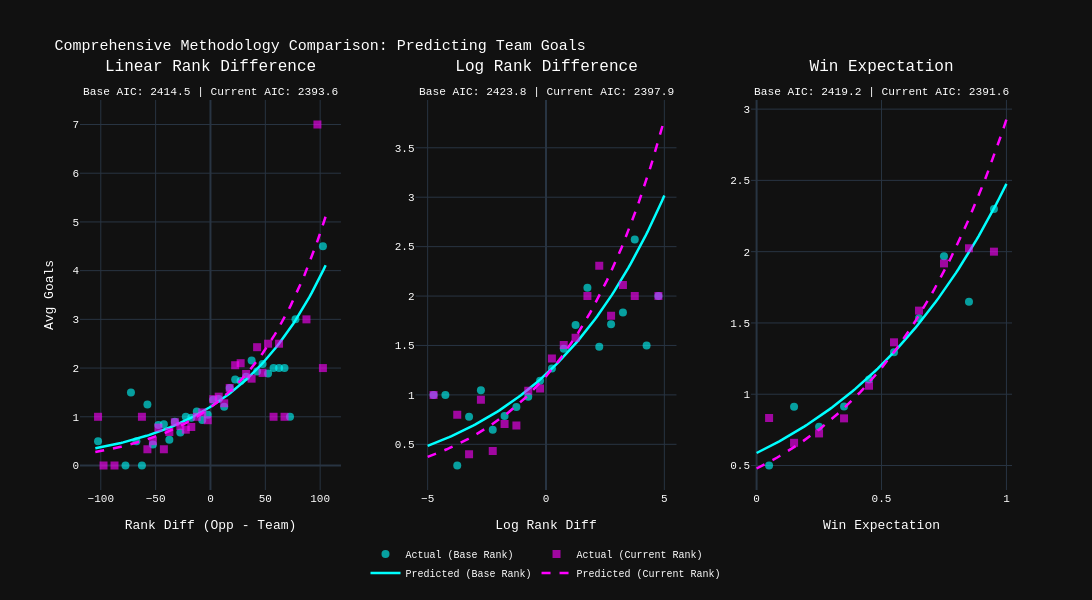

Notebook code cell kept with this figure:
### Code cell
# Comprehensive comparison of all methodologies
import plotly.graph_objects as go

# Calculate all features
df_comparison = df_rv.copy()

# 1. Linear rank differences (already have these)
df_comparison['rank_diff'] = df_comparison['opp_rank'] - df_comparison['rank']
df_comparison['cur_rank_diff'] = df_comparison['opp_cur_rank'] - df_comparison['cur_rank']

# 2. Log rank differences
df_comparison['log_rank_diff'] = np.log(df_comparison['opp_rank']) - np.log(df_comparison['rank'])
df_comparison['log_cur_rank_diff'] = np.log(df_comparison['opp_cur_rank']) - np.log(df_comparison['cur_rank'])

# 3. Win expectation formulas
df_comparison['win_exp_base'] = 1 / (1 + (df_comparison['rank'] / df_comparison['opp_rank'])**0.625)
df_comparison['win_exp_cur'] = 1 / (1 + (df_comparison['cur_rank'] / df_comparison['opp_cur_rank'])**0.625)

# Fit Poisson regression models for all 6 approaches
y = df_comparison['score']

# 1. Linear rank differences
X1_base = sm.add_constant(df_comparison[['rank_diff']])
X1_cur = sm.add_constant(df_comparison[['cur_rank_diff']])
model1_base = sm.GLM(y, X1_base, family=sm.families.Poisson()).fit()
model1_cur = sm.GLM(y, X1_cur, family=sm.families.Poisson()).fit()

# 2. Log rank differences
X2_base = sm.add_constant(df_comparison[['log_rank_diff']])
X2_cur = sm.add_constant(df_comparison[['log_cur_rank_diff']])
model2_base = sm.GLM(y, X2_base, family=sm.families.Poisson()).fit()
model2_cur = sm.GLM(y, X2_cur, family=sm.families.Poisson()).fit()

# 3. Win expectation
X3_base = sm.add_constant(df_comparison[['win_exp_base']])
X3_cur = sm.add_constant(df_comparison[['win_exp_cur']])
model3_base = sm.GLM(y, X3_base, family=sm.families.Poisson()).fit()
model3_cur = sm.GLM(y, X3_cur, family=sm.families.Poisson()).fit()

# Bucketize for cleaner visualization
bucket_size = 5

# For rank_diff approaches, bucket by rank difference
max_rank_diff = max(abs(df_comparison['rank_diff'].min()), abs(df_comparison['rank_diff'].max()),
                     abs(df_comparison['cur_rank_diff'].min()), abs(df_comparison['cur_rank_diff'].max()))
bin_edge = int(np.ceil(max_rank_diff / bucket_size) * bucket_size)
bins_rank = np.arange(-bin_edge, bin_edge + bucket_size, bucket_size)

df_comparison['rank_diff_bucket'] = pd.cut(df_comparison['rank_diff'], bins=bins_rank, right=False)
df_comparison['cur_rank_diff_bucket'] = pd.cut(df_comparison['cur_rank_diff'], bins=bins_rank, right=False)
df_comparison['rank_diff_mid'] = df_comparison['rank_diff_bucket'].apply(lambda x: x.mid if pd.notna(x) else np.nan)
df_comparison['cur_rank_diff_mid'] = df_comparison['cur_rank_diff_bucket'].apply(lambda x: x.mid if pd.notna(x) else np.nan)

# For log rank diff
max_log_diff = max(abs(df_comparison['log_rank_diff'].min()), abs(df_comparison['log_rank_diff'].max()),
                    abs(df_comparison['log_cur_rank_diff'].min()), abs(df_comparison['log_cur_rank_diff'].max()))
bucket_size_log = 0.5
bin_edge_log = int(np.ceil(max_log_diff / bucket_size_log) * bucket_size_log)
bins_log = np.arange(-bin_edge_log, bin_edge_log + bucket_size_log, bucket_size_log)

df_comparison['log_rank_diff_bucket'] = pd.cut(df_comparison['log_rank_diff'], bins=bins_log, right=False)
df_comparison['log_cur_rank_diff_bucket'] = pd.cut(df_comparison['log_cur_rank_diff'], bins=bins_log, right=False)
df_comparison['log_rank_diff_mid'] = df_comparison['log_rank_diff_bucket'].apply(lambda x: x.mid if pd.notna(x) else np.nan)
df_comparison['log_cur_rank_diff_mid'] = df_comparison['log_cur_rank_diff_bucket'].apply(lambda x: x.mid if pd.notna(x) else np.nan)

# For win expectation (0 to 1 range)
bucket_size_win = 0.1
bins_win = np.arange(0, 1.1, bucket_size_win)

df_comparison['win_exp_base_bucket'] = pd.cut(df_comparison['win_exp_base'], bins=bins_win, right=False)
df_comparison['win_exp_cur_bucket'] = pd.cut(df_comparison['win_exp_cur'], bins=bins_win, right=False)
df_comparison['win_exp_base_mid'] = df_comparison['win_exp_base_bucket'].apply(lambda x: x.mid if pd.notna(x) else np.nan)
df_comparison['win_exp_cur_mid'] = df_comparison['win_exp_cur_bucket'].apply(lambda x: x.mid if pd.notna(x) else np.nan)

# Aggregate bucketed data
rank_diff_bucketed = df_comparison.groupby('rank_diff_mid', observed=False)['score'].mean().reset_index().dropna()
cur_rank_diff_bucketed = df_comparison.groupby('cur_rank_diff_mid', observed=False)['score'].mean().reset_index().dropna()
log_rank_diff_bucketed = df_comparison.groupby('log_rank_diff_mid', observed=False)['score'].mean().reset_index().dropna()
log_cur_rank_diff_bucketed = df_comparison.groupby('log_cur_rank_diff_mid', observed=False)['score'].mean().reset_index().dropna()
win_exp_base_bucketed = df_comparison.groupby('win_exp_base_mid', observed=False)['score'].mean().reset_index().dropna()
win_exp_cur_bucketed = df_comparison.groupby('win_exp_cur_mid', observed=False)['score'].mean().reset_index().dropna()

# Generate prediction curves
# For rank diff (map to common x-axis)
x_rank_range = np.linspace(-bin_edge, bin_edge, 100)
pred1_base = model1_base.predict(sm.add_constant(pd.DataFrame({'rank_diff': x_rank_range})))
pred1_cur = model1_cur.predict(sm.add_constant(pd.DataFrame({'cur_rank_diff': x_rank_range})))

# For log rank diff  
x_log_range = np.linspace(-bin_edge_log, bin_edge_log, 100)
pred2_base = model2_base.predict(sm.add_constant(pd.DataFrame({'log_rank_diff': x_log_range})))
pred2_cur = model2_cur.predict(sm.add_constant(pd.DataFrame({'log_cur_rank_diff': x_log_range})))

# For win expectation
x_win_range = np.linspace(0, 1, 100)
pred3_base = model3_base.predict(sm.add_constant(pd.DataFrame({'win_exp_base': x_win_range})))
pred3_cur = model3_cur.predict(sm.add_constant(pd.DataFrame({'win_exp_cur': x_win_range})))

# Create comprehensive comparison figure with 3 subplots
from plotly.subplots import make_subplots

fig_comp = make_subplots(
    rows=1, cols=3,
    subplot_titles=(
        f'Linear Rank Difference<br><sub>Base AIC: {model1_base.aic:.1f} | Current AIC: {model1_cur.aic:.1f}</sub>',
        f'Log Rank Difference<br><sub>Base AIC: {model2_base.aic:.1f} | Current AIC: {model2_cur.aic:.1f}</sub>', 
        f'Win Expectation<br><sub>Base AIC: {model3_base.aic:.1f} | Current AIC: {model3_cur.aic:.1f}</sub>'
    ),
    horizontal_spacing=0.08
)

# Subplot 1: Linear Rank Difference
fig_comp.add_trace(go.Scatter(x=rank_diff_bucketed['rank_diff_mid'], y=rank_diff_bucketed['score'],
                               mode='markers', name='Actual (Base Rank)',
                               marker=dict(color='cyan', size=8, opacity=0.6, symbol='circle'),
                               legendgroup='base', showlegend=True), row=1, col=1)
fig_comp.add_trace(go.Scatter(x=x_rank_range, y=pred1_base, mode='lines',
                               name='Predicted (Base Rank)',
                               line=dict(color='cyan', width=2.5), legendgroup='base', showlegend=True), row=1, col=1)

fig_comp.add_trace(go.Scatter(x=cur_rank_diff_bucketed['cur_rank_diff_mid'], y=cur_rank_diff_bucketed['score'],
                               mode='markers', name='Actual (Current Rank)',
                               marker=dict(color='magenta', size=8, opacity=0.6, symbol='square'),
                               legendgroup='cur', showlegend=True), row=1, col=1)
fig_comp.add_trace(go.Scatter(x=x_rank_range, y=pred1_cur, mode='lines',
                               name='Predicted (Current Rank)',
                               line=dict(color='magenta', width=2.5, dash='dash'), legendgroup='cur', showlegend=True), row=1, col=1)

# Subplot 2: Log Rank Difference
fig_comp.add_trace(go.Scatter(x=log_rank_diff_bucketed['log_rank_diff_mid'], y=log_rank_diff_bucketed['score'],
                               mode='markers', name='Actual (Base Rank)',
                               marker=dict(color='cyan', size=8, opacity=0.6, symbol='circle'),
                               legendgroup='base', showlegend=False), row=1, col=2)
fig_comp.add_trace(go.Scatter(x=x_log_range, y=pred2_base, mode='lines',
                               name='Predicted (Base Rank)',
                               line=dict(color='cyan', width=2.5), legendgroup='base', showlegend=False), row=1, col=2)

fig_comp.add_trace(go.Scatter(x=log_cur_rank_diff_bucketed['log_cur_rank_diff_mid'], y=log_cur_rank_diff_bucketed['score'],
                               mode='markers', name='Actual (Current Rank)',
                               marker=dict(color='magenta', size=8, opacity=0.6, symbol='square'),
                               legendgroup='cur', showlegend=False), row=1, col=2)
fig_comp.add_trace(go.Scatter(x=x_log_range, y=pred2_cur, mode='lines',
                               name='Predicted (Current Rank)',
                               line=dict(color='magenta', width=2.5, dash='dash'), legendgroup='cur', showlegend=False), row=1, col=2)

# Subplot 3: Win Expectation
fig_comp.add_trace(go.Scatter(x=win_exp_base_bucketed['win_exp_base_mid'], y=win_exp_base_bucketed['score'],
                               mode='markers', name='Actual (Base Rank)',
                               marker=dict(color='cyan', size=8, opacity=0.6, symbol='circle'),
                               legendgroup='base', showlegend=False), row=1, col=3)
fig_comp.add_trace(go.Scatter(x=x_win_range, y=pred3_base, mode='lines',
                               name='Predicted (Base Rank)',
                               line=dict(color='cyan', width=2.5), legendgroup='base', showlegend=False), row=1, col=3)

fig_comp.add_trace(go.Scatter(x=win_exp_cur_bucketed['win_exp_cur_mid'], y=win_exp_cur_bucketed['score'],
                               mode='markers', name='Actual (Current Rank)',
                               marker=dict(color='magenta', size=8, opacity=0.6, symbol='square'),
                               legendgroup='cur', showlegend=False), row=1, col=3)
fig_comp.add_trace(go.Scatter(x=x_win_range, y=pred3_cur, mode='lines',
                               name='Predicted (Current Rank)',
                               line=dict(color='magenta', width=2.5, dash='dash'), legendgroup='cur', showlegend=False), row=1, col=3)

# Update axes
fig_comp.update_xaxes(title_text="Rank Diff (Opp - Team)", row=1, col=1)
fig_comp.update_xaxes(title_text="Log Rank Diff", row=1, col=2)
fig_comp.update_xaxes(title_text="Win Expectation", row=1, col=3)
fig_comp.update_yaxes(title_text="Avg Goals", row=1, col=1)

# Update layout
fig_comp.update_layout(
    title_text='Comprehensive Methodology Comparison: Predicting Team Goals',
    template='plotly_dark',
    height=600,
    width=1600,
    font=dict(family="Courier New, monospace", size=11, color="white"),
    legend=dict(
        orientation="h",
        yanchor="bottom",
        y=-0.25,
        xanchor="center",
        x=0.5,
        font=dict(size=10)
    ),
    margin=dict(b=100),
    hovermode='x unified'
)

# Print summary statistics
print("="*80)
print("MODEL COMPARISON SUMMARY")
print("="*80)
print("\n1. LINEAR RANK DIFFERENCE")
print(f"   Base Rank:    AIC = {model1_base.aic:.2f}")
print(f"   Current Rank: AIC = {model1_cur.aic:.2f} (Δ = {model1_base.aic - model1_cur.aic:+.2f})")
print("\n2. LOG RANK DIFFERENCE")
print(f"   Base Rank:    AIC = {model2_base.aic:.2f}")
print(f"   Current Rank: AIC = {model2_cur.aic:.2f} (Δ = {model2_base.aic - model2_cur.aic:+.2f})")
print("\n3. WIN EXPECTATION")
print(f"   Base Rank:    AIC = {model3_base.aic:.2f}")
print(f"   Current Rank: AIC = {model3_cur.aic:.2f} (Δ = {model3_base.aic - model3_cur.aic:+.2f})")
print("\n" + "="*80)
print(f"BEST MODEL: ", end="")
all_aics = {
    'Linear Base': model1_base.aic, 'Linear Current': model1_cur.aic,
    'Log Base': model2_base.aic, 'Log Current': model2_cur.aic,
    'WinExp Base': model3_base.aic, 'WinExp Current': model3_cur.aic
}
best_model = min(all_aics, key=all_aics.get)
print(f"{best_model} (AIC = {all_aics[best_model]:.2f})")
print("="*80)

fig_comp.show()

### Figure 1 — Plotly figure (JSON) as saved in the notebook; plotly's stock layout.template omitted (floating-point values rounded to 4 significant figures)
{"data": [{"legendgroup": "base", "marker": {"color": "cyan", "opacity": 0.6, "size": 8, "symbol": "circle"}, "mode": "markers", "name": "Actual (Base Rank)", "showlegend": true, "type": "scatter", "x": [-102.5, -77.5, -72.5, -67.5, -62.5, -57.5, -52.5, -47.5, -42.5, -37.5, -32.5, -27.5, -22.5, -17.5, -12.5, -7.5, -2.5, 2.5, 7.5, 12.5, 17.5, 22.5, 27.5, 32.5, 37.5, 42.5, 47.5, 52.5, 57.5, 62.5, 67.5, 72.5, 77.5, 102.5], "xaxis": "x", "y": [0.5, 0.0, 1.5, 0.5, 0.0, 1.25, 0.4286, 0.8333, 0.8462, 0.5294, 0.9, 0.6757, 1.0, 0.9818, 1.107, 0.9324, 1.042, 1.351, 1.366, 1.206, 1.593, 1.766, 1.737, 1.821, 2.158, 1.929, 2.083, 1.889, 2.0, 2.0, 2.0, 1.0, 3.0, 4.5], "yaxis": "y"}, {"legendgroup": "base", "line": {"color": "cyan", "width": 2.5}, "mode": "lines", "name": "Predicted (Base Rank)", "showlegend": true, "type": "scatter", "x": [-105.0, -102.9, -100.8, -98.64, -96.52, -94.39, -92.27, -90.15, -88.03, -85.91, -83.79, -81.67, -79.55, -77.42, -75.3, -73.18, -71.06, -68.94, -66.82, -64.7, -62.58, -60.45, -58.33, -56.21, -54.09, -51.97, -49.85, -47.73, -45.61, -43.48, -41.36, -39.24, -37.12, -35.0, -32.88, -30.76, -28.64, -26.52, -24.39, -22.27, -20.15, -18.03, -15.91, -13.79, -11.67, -9.545, -7.424, -5.303, -3.182, -1.061, 1.061, 3.182, 5.303, 7.424, 9.545, 11.67, 13.79, 15.91, 18.03, 20.15, 22.27, 24.39, 26.52, 28.64, 30.76, 32.88, 35.0, 37.12, 39.24, 41.36, 43.48, 45.61, 47.73, 49.85, 51.97, 54.09, 56.21, 58.33, 60.45, 62.58, 64.7, 66.82, 68.94, 71.06, 73.18, 75.3, 77.42, 79.55, 81.67, 83.79, 85.91, 88.03, 90.15, 92.27, 94.39, 96.52, 98.64, 100.8, 102.9, 105.0], "xaxis": "x", "y": [0.3531, 0.3619, 0.371, 0.3803, 0.3899, 0.3997, 0.4097, 0.42, 0.4305, 0.4414, 0.4524, 0.4638, 0.4754, 0.4874, 0.4996, 0.5122, 0.525, 0.5382, 0.5517, 0.5656, 0.5798, 0.5943, 0.6092, 0.6245, 0.6402, 0.6563, 0.6727, 0.6896, 0.707, 0.7247, 0.7429, 0.7615, 0.7807, 0.8003, 0.8204, 0.8409, 0.8621, 0.8837, 0.9059, 0.9286, 0.9519, 0.9758, 1.0, 1.025, 1.051, 1.078, 1.105, 1.132, 1.161, 1.19, 1.22, 1.25, 1.282, 1.314, 1.347, 1.381, 1.415, 1.451, 1.487, 1.525, 1.563, 1.602, 1.643, 1.684, 1.726, 1.769, 1.814, 1.859, 1.906, 1.954, 2.003, 2.053, 2.105, 2.158, 2.212, 2.267, 2.324, 2.383, 2.442, 2.504, 2.567, 2.631, 2.697, 2.765, 2.834, 2.905, 2.978, 3.053, 3.13, 3.208, 3.289, 3.371, 3.456, 3.543, 3.632, 3.723, 3.816, 3.912, 4.01, 4.111], "yaxis": "y"}, {"legendgroup": "cur", "marker": {"color": "magenta", "opacity": 0.6, "size": 8, "symbol": "square"}, "mode": "markers", "name": "Actual (Current Rank)", "showlegend": true, "type": "scatter", "x": [-102.5, -97.5, -87.5, -62.5, -57.5, -52.5, -47.5, -42.5, -37.5, -32.5, -27.5, -22.5, -17.5, -12.5, -7.5, -2.5, 2.5, 7.5, 12.5, 17.5, 22.5, 27.5, 32.5, 37.5, 42.5, 47.5, 52.5, 57.5, 62.5, 67.5, 87.5, 97.5, 102.5], "xaxis": "x", "y": [1.0, 0.0, 0.0, 1.0, 0.3333, 0.5, 0.7778, 0.3333, 0.6875, 0.8889, 0.8108, 0.7353, 0.7907, 1.0, 1.09, 0.93, 1.361, 1.413, 1.278, 1.592, 2.059, 2.1, 1.88, 1.783, 2.429, 1.9, 2.5, 1.0, 2.5, 1.0, 3.0, 7.0, 2.0], "yaxis": "y"}, {"legendgroup": "cur", "line": {"color": "magenta", "dash": "dash", "width": 2.5}, "mode": "lines", "name": "Predicted (Current Rank)", "showlegend": true, "type": "scatter", "x": [-105.0, -102.9, -100.8, -98.64, -96.52, -94.39, -92.27, -90.15, -88.03, -85.91, -83.79, -81.67, -79.55, -77.42, -75.3, -73.18, -71.06, -68.94, -66.82, -64.7, -62.58, -60.45, -58.33, -56.21, -54.09, -51.97, -49.85, -47.73, -45.61, -43.48, -41.36, -39.24, -37.12, -35.0, -32.88, -30.76, -28.64, -26.52, -24.39, -22.27, -20.15, -18.03, -15.91, -13.79, -11.67, -9.545, -7.424, -5.303, -3.182, -1.061, 1.061, 3.182, 5.303, 7.424, 9.545, 11.67, 13.79, 15.91, 18.03, 20.15, 22.27, 24.39, 26.52, 28.64, 30.76, 32.88, 35.0, 37.12, 39.24, 41.36, 43.48, 45.61, 47.73, 49.85, 51.97, 54.09, 56.21, 58.33, 60.45, 62.58, 64.7, 66.82, 68.94, 71.06, 73.18, 75.3, 77.42, 79.55, 81.67, 83.79, 85.91, 88.03, 90.15, 92.27, 94.39, 96.52, 98.64, 100.8, 102.9, 105.0], "xaxis": "x", "y": [0.2777, 0.286, 0.2946, 0.3034, 0.3124, 0.3217, 0.3314, 0.3412, 0.3514, 0.3619, 0.3727, 0.3839, 0.3953, 0.4071, 0.4193, 0.4318, 0.4447, 0.458, 0.4716, 0.4857, 0.5002, 0.5152, 0.5306, 0.5464, 0.5627, 0.5795, 0.5968, 0.6146, 0.633, 0.6519, 0.6713, 0.6914, 0.712, 0.7333, 0.7552, 0.7777, 0.801, 0.8249, 0.8495, 0.8749, 0.901, 0.9279, 0.9556, 0.9841, 1.014, 1.044, 1.075, 1.107, 1.14, 1.174, 1.209, 1.245, 1.282, 1.321, 1.36, 1.401, 1.443, 1.486, 1.53, 1.576, 1.623, 1.671, 1.721, 1.773, 1.825, 1.88, 1.936, 1.994, 2.053, 2.115, 2.178, 2.243, 2.31, 2.379, 2.45, 2.523, 2.598, 2.676, 2.756, 2.838, 2.923, 3.01, 3.1, 3.192, 3.288, 3.386, 3.487, 3.591, 3.698, 3.809, 3.923, 4.04, 4.16, 4.285, 4.412, 4.544, 4.68, 4.82, 4.963, 5.112], "yaxis": "y"}, {"legendgroup": "base", "marker": {"color": "cyan", "opacity": 0.6, "size": 8, "symbol": "circle"}, "mode": "markers", "name": "Actual (Base Rank)", "showlegend": false, "type": "scatter", "x": [-4.75, -4.25, -3.75, -3.25, -2.75, -2.25, -1.75, -1.25, -0.75, -0.25, 0.25, 0.75, 1.25, 1.75, 2.25, 2.75, 3.25, 3.75, 4.25, 4.75], "xaxis": "x2", "y": [1.0, 1.0, 0.2857, 0.7778, 1.048, 0.6486, 0.7872, 0.8764, 0.981, 1.144, 1.268, 1.467, 1.708, 2.085, 1.486, 1.714, 1.833, 2.571, 1.5, 2.0], "yaxis": "y2"}, {"legendgroup": "base", "line": {"color": "cyan", "width": 2.5}, "mode": "lines", "name": "Predicted (Base Rank)", "showlegend": false, "type": "scatter", "x": [-5.0, -4.899, -4.798, -4.697, -4.596, -4.495, -4.394, -4.293, -4.192, -4.091, -3.99, -3.889, -3.788, -3.687, -3.586, -3.485, -3.384, -3.283, -3.182, -3.081, -2.98, -2.879, -2.778, -2.677, -2.576, -2.475, -2.374, -2.273, -2.172, -2.071, -1.97, -1.869, -1.768, -1.667, -1.566, -1.465, -1.364, -1.263, -1.162, -1.061, -0.9596, -0.8586, -0.7576, -0.6566, -0.5556, -0.4545, -0.3535, -0.2525, -0.1515, -0.05051, 0.05051, 0.1515, 0.2525, 0.3535, 0.4545, 0.5556, 0.6566, 0.7576, 0.8586, 0.9596, 1.061, 1.162, 1.263, 1.364, 1.465, 1.566, 1.667, 1.768, 1.869, 1.97, 2.071, 2.172, 2.273, 2.374, 2.475, 2.576, 2.677, 2.778, 2.879, 2.98, 3.081, 3.182, 3.283, 3.384, 3.485, 3.586, 3.687, 3.788, 3.889, 3.99, 4.091, 4.192, 4.293, 4.394, 4.495, 4.596, 4.697, 4.798, 4.899, 5.0], "xaxis": "x2", "y": [0.4846, 0.4936, 0.5028, 0.5122, 0.5217, 0.5315, 0.5414, 0.5515, 0.5617, 0.5722, 0.5829, 0.5938, 0.6048, 0.6161, 0.6276, 0.6393, 0.6512, 0.6634, 0.6757, 0.6883, 0.7012, 0.7142, 0.7276, 0.7411, 0.7549, 0.769, 0.7834, 0.798, 0.8128, 0.828, 0.8434, 0.8592, 0.8752, 0.8915, 0.9081, 0.9251, 0.9423, 0.9599, 0.9778, 0.996, 1.015, 1.033, 1.053, 1.072, 1.092, 1.113, 1.133, 1.155, 1.176, 1.198, 1.22, 1.243, 1.266, 1.29, 1.314, 1.339, 1.363, 1.389, 1.415, 1.441, 1.468, 1.495, 1.523, 1.552, 1.581, 1.61, 1.64, 1.671, 1.702, 1.734, 1.766, 1.799, 1.832, 1.867, 1.901, 1.937, 1.973, 2.01, 2.047, 2.085, 2.124, 2.164, 2.204, 2.245, 2.287, 2.33, 2.373, 2.417, 2.463, 2.508, 2.555, 2.603, 2.651, 2.701, 2.751, 2.803, 2.855, 2.908, 2.962, 3.017], "yaxis": "y2"}, {"legendgroup": "cur", "marker": {"color": "magenta", "opacity": 0.6, "size": 8, "symbol": "square"}, "mode": "markers", "name": "Actual (Current Rank)", "showlegend": false, "type": "scatter", "x": [-4.75, -3.75, -3.25, -2.75, -2.25, -1.75, -1.25, -0.75, -0.25, 0.25, 0.75, 1.25, 1.75, 2.25, 2.75, 3.25, 3.75, 4.75], "xaxis": "x2", "y": [1.0, 0.8, 0.4, 0.95, 0.4333, 0.7045, 0.6892, 1.043, 1.065, 1.368, 1.505, 1.579, 2.0, 2.308, 1.8, 2.111, 2.0, 2.0], "yaxis": "y2"}, {"legendgroup": "cur", "line": {"color": "magenta", "dash": "dash", "width": 2.5}, "mode": "lines", "name": "Predicted (Current Rank)", "showlegend": false, "type": "scatter", "x": [-5.0, -4.899, -4.798, -4.697, -4.596, -4.495, -4.394, -4.293, -4.192, -4.091, -3.99, -3.889, -3.788, -3.687, -3.586, -3.485, -3.384, -3.283, -3.182, -3.081, -2.98, -2.879, -2.778, -2.677, -2.576, -2.475, -2.374, -2.273, -2.172, -2.071, -1.97, -1.869, -1.768, -1.667, -1.566, -1.465, -1.364, -1.263, -1.162, -1.061, -0.9596, -0.8586, -0.7576, -0.6566, -0.5556, -0.4545, -0.3535, -0.2525, -0.1515, -0.05051, 0.05051, 0.1515, 0.2525, 0.3535, 0.4545, 0.5556, 0.6566, 0.7576, 0.8586, 0.9596, 1.061, 1.162, 1.263, 1.364, 1.465, 1.566, 1.667, 1.768, 1.869, 1.97, 2.071, 2.172, 2.273, 2.374, 2.475, 2.576, 2.677, 2.778, 2.879, 2.98, 3.081, 3.182, 3.283, 3.384, 3.485, 3.586, 3.687, 3.788, 3.889, 3.99, 4.091, 4.192, 4.293, 4.394, 4.495, 4.596, 4.697, 4.798, 4.899, 5.0], "xaxis": "x2", "y": [0.3731, 0.3819, 0.391, 0.4002, 0.4097, 0.4194, 0.4294, 0.4395, 0.4499, 0.4606, 0.4715, 0.4827, 0.4941, 0.5058, 0.5178, 0.53, 0.5426, 0.5554, 0.5686, 0.5821, 0.5959, 0.61, 0.6244, 0.6392, 0.6543, 0.6698, 0.6857, 0.7019, 0.7186, 0.7356, 0.753, 0.7708, 0.7891, 0.8078, 0.8269, 0.8465, 0.8665, 0.8871, 0.9081, 0.9296, 0.9516, 0.9741, 0.9972, 1.021, 1.045, 1.07, 1.095, 1.121, 1.148, 1.175, 1.203, 1.231, 1.26, 1.29, 1.321, 1.352, 1.384, 1.417, 1.45, 1.485, 1.52, 1.556, 1.593, 1.63, 1.669, 1.708, 1.749, 1.79, 1.833, 1.876, 1.92, 1.966, 2.013, 2.06, 2.109, 2.159, 2.21, 2.262, 2.316, 2.371, 2.427, 2.484, 2.543, 2.603, 2.665, 2.728, 2.793, 2.859, 2.927, 2.996, 3.067, 3.14, 3.214, 3.29, 3.368, 3.448, 3.529, 3.613, 3.699, 3.786], "yaxis": "y2"}, {"legendgroup": "base", "marker": {"color": "cyan", "opacity": 0.6, "size": 8, "symbol": "circle"}, "mode": "markers", "name": "Actual (Base Rank)", "showlegend": false, "type": "scatter", "x": [0.05, 0.15, 0.25, 0.35, 0.45, 0.55, 0.65, 0.75, 0.85, 0.95], "xaxis": "x3", "y": [0.5, 0.9123, 0.7717, 0.9137, 1.103, 1.294, 1.532, 1.967, 1.649, 2.3], "yaxis": "y3"}, {"legendgroup": "base", "line": {"color": "cyan", "width": 2.5}, "mode": "lines", "name": "Predicted (Base Rank)", "showlegend": false, "type": "scatter", "x": [0.0, 0.0101, 0.0202, 0.0303, 0.0404, 0.05051, 0.06061, 0.07071, 0.08081, 0.09091, 0.101, 0.1111, 0.1212, 0.1313, 0.1414, 0.1515, 0.1616, 0.1717, 0.1818, 0.1919, 0.202, 0.2121, 0.2222, 0.2323, 0.2424, 0.2525, 0.2626, 0.2727, 0.2828, 0.2929, 0.303, 0.3131, 0.3232, 0.3333, 0.3434, 0.3535, 0.3636, 0.3737, 0.3838, 0.3939, 0.404, 0.4141, 0.4242, 0.4343, 0.4444, 0.4545, 0.4646, 0.4747, 0.4848, 0.4949, 0.5051, 0.5152, 0.5253, 0.5354, 0.5455, 0.5556, 0.5657, 0.5758, 0.5859, 0.596, 0.6061, 0.6162, 0.6263, 0.6364, 0.6465, 0.6566, 0.6667, 0.6768, 0.6869, 0.697, 0.7071, 0.7172, 0.7273, 0.7374, 0.7475, 0.7576, 0.7677, 0.7778, 0.7879, 0.798, 0.8081, 0.8182, 0.8283, 0.8384, 0.8485, 0.8586, 0.8687, 0.8788, 0.8889, 0.899, 0.9091, 0.9192, 0.9293, 0.9394, 0.9495, 0.9596, 0.9697, 0.9798, 0.9899, 1.0], "xaxis": "x3", "y": [0.5877, 0.5963, 0.605, 0.6139, 0.6229, 0.632, 0.6412, 0.6506, 0.6601, 0.6698, 0.6796, 0.6895, 0.6996, 0.7099, 0.7202, 0.7308, 0.7415, 0.7523, 0.7633, 0.7745, 0.7858, 0.7973, 0.809, 0.8208, 0.8328, 0.845, 0.8574, 0.8699, 0.8826, 0.8955, 0.9086, 0.9219, 0.9354, 0.9491, 0.963, 0.9771, 0.9914, 1.006, 1.021, 1.036, 1.051, 1.066, 1.082, 1.097, 1.114, 1.13, 1.146, 1.163, 1.18, 1.197, 1.215, 1.233, 1.251, 1.269, 1.288, 1.306, 1.326, 1.345, 1.365, 1.385, 1.405, 1.425, 1.446, 1.467, 1.489, 1.511, 1.533, 1.555, 1.578, 1.601, 1.624, 1.648, 1.672, 1.697, 1.722, 1.747, 1.772, 1.798, 1.825, 1.851, 1.878, 1.906, 1.934, 1.962, 1.991, 2.02, 2.049, 2.079, 2.11, 2.141, 2.172, 2.204, 2.236, 2.269, 2.302, 2.336, 2.37, 2.404, 2.44, 2.475], "yaxis": "y3"}, {"legendgroup": "cur", "marker": {"color": "magenta", "opacity": 0.6, "size": 8, "symbol": "square"}, "mode": "markers", "name": "Actual (Current Rank)", "showlegend": false, "type": "scatter", "x": [0.05, 0.15, 0.25, 0.35, 0.45, 0.55, 0.65, 0.75, 0.85, 0.95], "xaxis": "x3", "y": [0.8333, 0.6591, 0.725, 0.8305, 1.06, 1.364, 1.586, 1.918, 2.024, 2.0], "yaxis": "y3"}, {"legendgroup": "cur", "line": {"color": "magenta", "dash": "dash", "width": 2.5}, "mode": "lines", "name": "Predicted (Current Rank)", "showlegend": false, "type": "scatter", "x": [0.0, 0.0101, 0.0202, 0.0303, 0.0404, 0.05051, 0.06061, 0.07071, 0.08081, 0.09091, 0.101, 0.1111, 0.1212, 0.1313, 0.1414, 0.1515, 0.1616, 0.1717, 0.1818, 0.1919, 0.202, 0.2121, 0.2222, 0.2323, 0.2424, 0.2525, 0.2626, 0.2727, 0.2828, 0.2929, 0.303, 0.3131, 0.3232, 0.3333, 0.3434, 0.3535, 0.3636, 0.3737, 0.3838, 0.3939, 0.404, 0.4141, 0.4242, 0.4343, 0.4444, 0.4545, 0.4646, 0.4747, 0.4848, 0.4949, 0.5051, 0.5152, 0.5253, 0.5354, 0.5455, 0.5556, 0.5657, 0.5758, 0.5859, 0.596, 0.6061, 0.6162, 0.6263, 0.6364, 0.6465, 0.6566, 0.6667, 0.6768, 0.6869, 0.697, 0.7071, 0.7172, 0.7273, 0.7374, 0.7475, 0.7576, 0.7677, 0.7778, 0.7879, 0.798, 0.8081, 0.8182, 0.8283, 0.8384, 0.8485, 0.8586, 0.8687, 0.8788, 0.8889, 0.899, 0.9091, 0.9192, 0.9293, 0.9394, 0.9495, 0.9596, 0.9697, 0.9798, 0.9899, 1.0], "xaxis": "x3", "y": [0.4789, 0.4877, 0.4967, 0.5059, 0.5152, 0.5247, 0.5344, 0.5443, 0.5543, 0.5645, 0.575, 0.5856, 0.5964, 0.6074, 0.6186, 0.63, 0.6416, 0.6535, 0.6655, 0.6778, 0.6903, 0.7031, 0.716, 0.7293, 0.7427, 0.7564, 0.7704, 0.7846, 0.7991, 0.8138, 0.8288, 0.8441, 0.8597, 0.8756, 0.8917, 0.9082, 0.925, 0.942, 0.9594, 0.9771, 0.9952, 1.014, 1.032, 1.051, 1.071, 1.09, 1.111, 1.131, 1.152, 1.173, 1.195, 1.217, 1.239, 1.262, 1.286, 1.309, 1.333, 1.358, 1.383, 1.409, 1.435, 1.461, 1.488, 1.515, 1.543, 1.572, 1.601, 1.63, 1.661, 1.691, 1.722, 1.754, 1.787, 1.82, 1.853, 1.887, 1.922, 1.958, 1.994, 2.031, 2.068, 2.106, 2.145, 2.185, 2.225, 2.266, 2.308, 2.35, 2.394, 2.438, 2.483, 2.529, 2.575, 2.623, 2.671, 2.721, 2.771, 2.822, 2.874, 2.927], "yaxis": "y3"}], "layout": {"annotations": [{"font": {"size": 16}, "showarrow": false, "text": "Linear Rank Difference<br><sub>Base AIC: 2414.5 | Current AIC: 2393.6</sub>", "x": 0.14, "xanchor": "center", "xref": "paper", "y": 1, "yanchor": "bottom", "yref": "paper"}, {"font": {"size": 16}, "showarrow": false, "text": "Log Rank Difference<br><sub>Base AIC: 2423.8 | Current AIC: 2397.9</sub>", "x": 0.5, "xanchor": "center", "xref": "paper", "y": 1, "yanchor": "bottom", "yref": "paper"}, {"font": {"size": 16}, "showarrow": false, "text": "Win Expectation<br><sub>Base AIC: 2419.2 | Current AIC: 2391.6</sub>", "x": 0.86, "xanchor": "center", "xref": "paper", "y": 1, "yanchor": "bottom", "yref": "paper"}], "font": {"color": "white", "family": "Courier New, monospace", "size": 11}, "height": 600, "hovermode": "x unified", "legend": {"font": {"size": 10}, "orientation": "h", "x": 0.5, "xanchor": "center", "y": -0.25, "yanchor": "bottom"}, "margin": {"b": 100}, "title": {"text": "Comprehensive Methodology Comparison: Predicting Team Goals"}, "width": 1600, "xaxis": {"anchor": "y", "domain": [0, 0.28], "title": {"text": "Rank Diff (Opp - Team)"}}, "xaxis2": {"anchor": "y2", "domain": [0.36, 0.64], "title": {"text": "Log Rank Diff"}}, "xaxis3": {"anchor": "y3", "domain": [0.72, 1], "title": {"text": "Win Expectation"}}, "yaxis": {"anchor": "x", "domain": [0, 1], "title": {"text": "Avg Goals"}}, "yaxis2": {"anchor": "x2", "domain": [0, 1]}, "yaxis3": {"anchor": "x3", "domain": [0, 1]}}}
